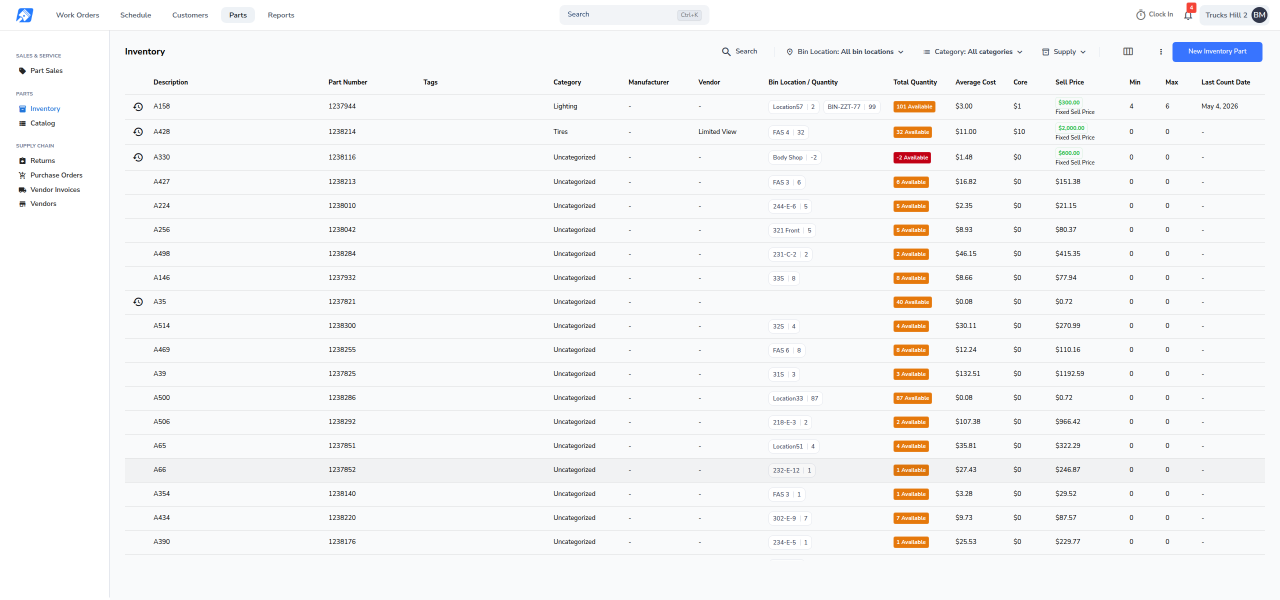
#> input picture build/sv8447-average-cost-2026-09-22/ev/w2-broken.png, 2560 x 1200 px, found by its file name (shown at 1/2 size)
$ python mkex2.py
#> lines starting #> are read from the running program, lines starting #| are printed output that depends on the picture
from PIL import Image, ImageDraw, ImageFont
F="/usr/share/fonts/truetype/dejavu/DejaVuSans.ttf"; FB="/usr/share/fonts/truetype/dejavu/DejaVuSans-Bold.ttf"
def f(sz,b=False): return ImageFont.truetype(FB if b else F, sz)
X0,X1,Y0,Y1 = 600, 2130, 128, 248
AVG=(1906-X0, 189-Y0, 2022-X0, 240-Y0)
W=X1-X0; PH=Y1-Y0
panels=[("w2-broken.png","BEFORE  —  PRODUCTION  (build v26.36.9-8d1613f)",
         "part 1237944  ·  $3,896.04 entered, then the part saved again changing only Min",
         "Average Cost has collapsed to  $3.00",(200,30,30)),
        ("x2-branch-still.png","AFTER  —  FIX BRANCH sv9940  (build v26.36.9-e96da48)",
         "part P550848  ·  $3,896.04 entered, then the part saved again changing only Min",
         "Average Cost is still  $3,896.04",(22,140,60))]
img=Image.new("RGB",(W,1150),"white"); d=ImageDraw.Draw(img)
#> after `img = Image.new('RGB', (W, 1150), 'white')`: img: PIL image 1530x1150 RGB; every value is 255
y=14
d.text((0,y),"SV-8447  —  the same action on both builds",font=f(34,True),fill=(15,15,15)); y+=46
d.text((0,y),"Inventory page, Average Cost column.  Captured 22 Sep 2026, viewport 2560x1200, browser zoom 100%.",font=f(19),fill=(90,90,90)); y+=26
d.text((0,y),"Each build has its own data, so the part differs; the action and the entered value are identical.",font=f(19),fill=(90,90,90)); y+=44
for fn,title,sub,verdict,col in panels:
    d.text((0,y),title,font=f(24,True),fill=col); y+=31
    d.text((0,y),sub,font=f(19),fill=(70,70,70)); y+=27
    d.text((0,y),"▶  "+verdict,font=f(21,True),fill=col); y+=30
    img.paste(Image.open("/tmp/sv8447/"+fn).crop((X0,Y0,X1,Y1)),(0,y))
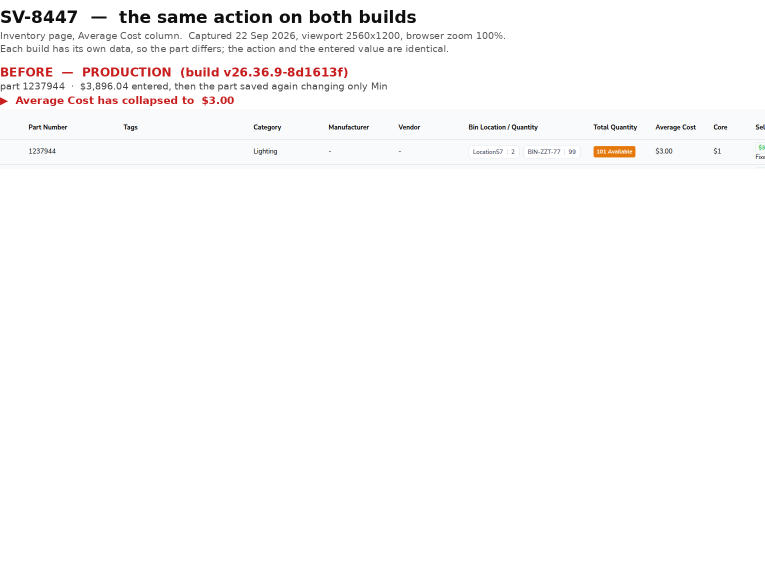
#> img: PIL image 1530x1150 RGB (shown at 1/2 size); mean R, G, B 251.5, 250.8, 250.8
    d.rectangle([0,y,W-1,y+PH-1],outline=(205,205,205),width=1)
    d.rectangle([AVG[0]-4,y+AVG[1]-4,AVG[2]+4,y+AVG[3]+4],outline=col,width=4)
    y+=PH+36
#> pass 2 of the loop `for fn,title,sub,verdict,col in panels:`:
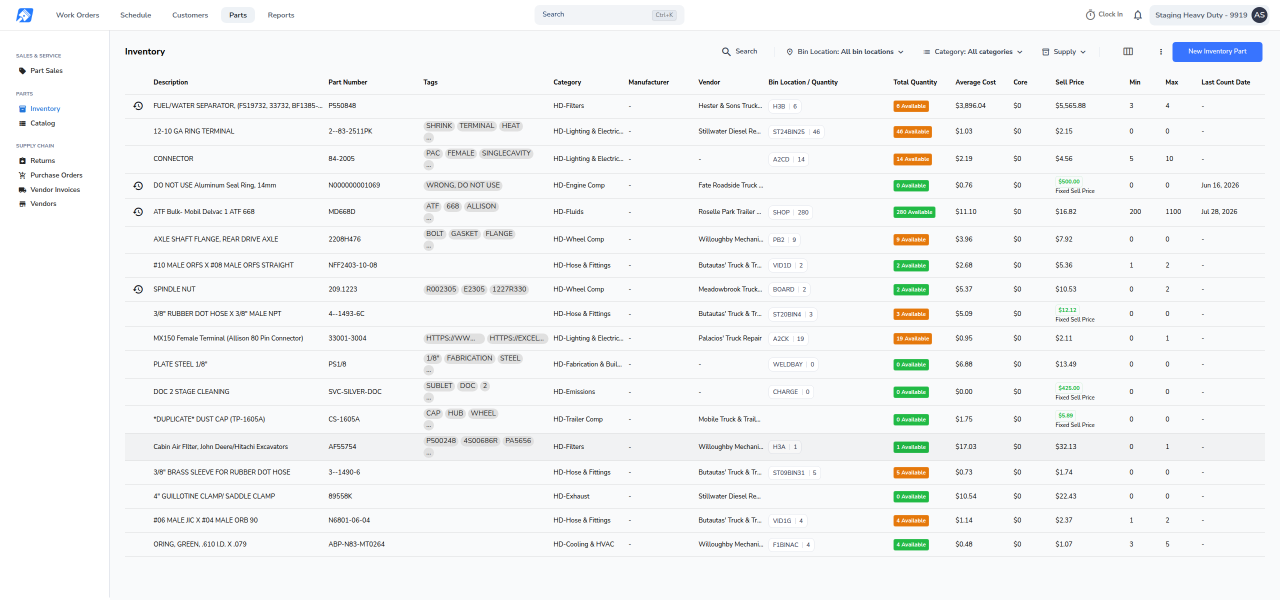
#> input picture build/sv8447-average-cost-2026-09-22/ev/x2-branch-still.png, 2560 x 1200 px, found by its file name (shown at 1/2 size)
#> `img.paste(Image.open("/tmp/sv8447/"+fn).crop((X0,Y0,X1,Y1)),(0,y))`:
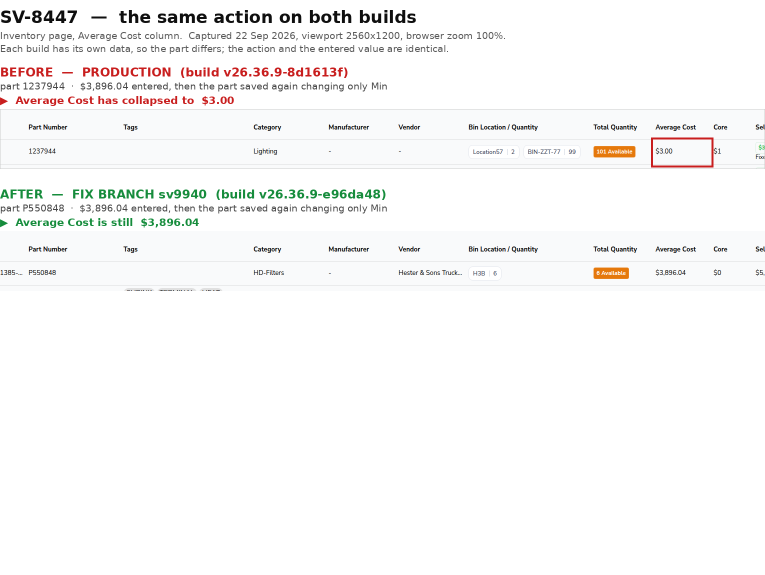
#> img: PIL image 1530x1150 RGB (shown at 1/2 size); mean R, G, B 248.8, 248.5, 248.1
y+=6
d.rectangle([0,y,W-1,y+108],outline=(210,210,210),width=1,fill=(250,250,250))
d.text((16,y+14),"What changed under the covers — the value the screen sends back on that second save:",font=f(20,True),fill=(20,20,20))
d.text((16,y+46),'PRODUCTION      "purchasePrice": "3,896.04"     the formatted text, read up to the comma → stored as 3',font=f(19),fill=(175,25,25))
d.text((16,y+74),'FIX BRANCH        "purchasePrice": 3896.04         the number itself → stored in full',font=f(19),fill=(22,110,50))
img=img.crop((0,0,W,y+122)); img.save("/tmp/sv8447/EX2-before-after.png")
#> after `img = img.crop((0, 0, W, y + 122))`:
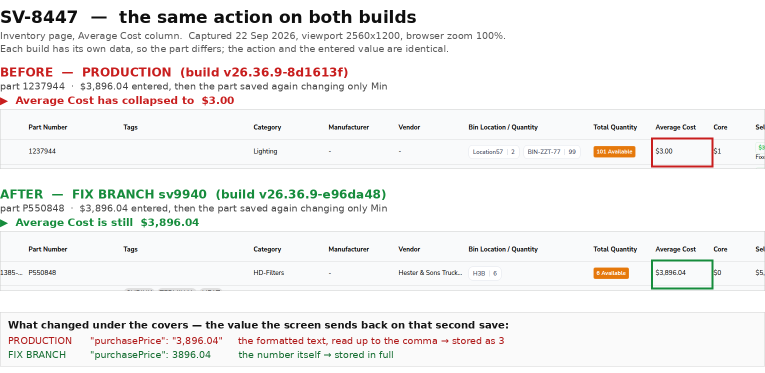
#> img: PIL image 1530x746 RGB (shown at 1/2 size); mean R, G, B 242.4, 241.7, 240.9
print("wrote EX2", img.size)
#| wrote EX2 (1530, 746)
